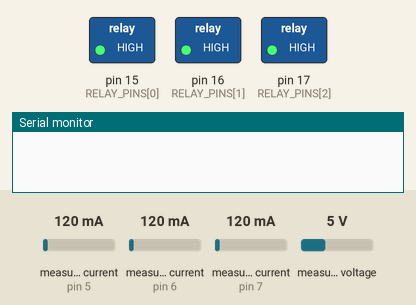
Simulated run of this sketch. Board: Arduino Uno, built with avr-gcc and run on an emulated ATmega328P. On the bench: switched loads named in the sketch (green lamp = pin HIGH), the last lines printed to the serial monitor. Inputs (shaded band) come from the test bench; at power-on: measured current (sensors on pin 5, pin 6, pin 7) 120 mA, measured voltage 5 V.

Above: at 1.2 s.
1.3 s: measured current (sensor on pin 5) set to 40 mA
At 10.21 s:
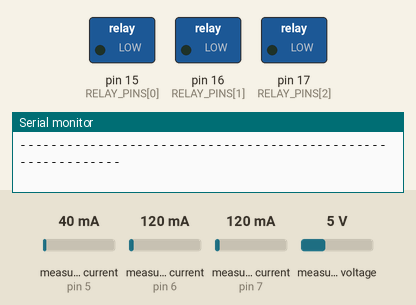
Timing chart, 0 to 10.3 s (numbered marks = the images above; inputs shaded):
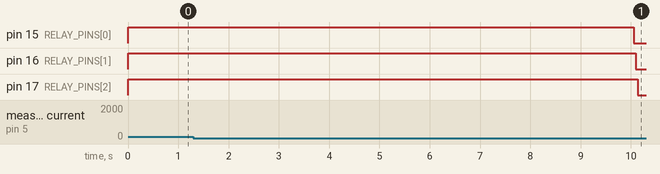

The sketch:

DoxaCode.ino
```cpp
#include <Arduino.h>
#include <ZMPT101B.h>
#include "ACS712.h"

// --- PINS ---
const int V_PINS[3]     = {1, 2, 4}; // ADC1 pins for ZMPT101B (voltage sensors)
const int I_PINS[3]     = {5, 6, 7}; // ADC1 pins for ACS712 (current sensors)
const int RELAY_PINS[3] = {15, 16, 17}; // relay outputs

// ACTIVE LOW RELAY (change if it's the opposite)
const int RELAY_ON  = LOW;
const int RELAY_OFF = HIGH;

// --- SETTINGS ---
const float POWER_FACTOR   = 0.7;    // assumed average
const float CURRENT_CUTOFF = 0.05;   // below this (Amps) is treated as 0 (fuh the noise)

// Safety limits: values just for example, not the real ones!
const float MAX_VOLTAGE = 250.0;
const float MIN_VOLTAGE = 180.0;
const float MAX_CURRENT = 2.0;       // must be below what the ACS712 / relay / wiring can handle
const unsigned long RETRY_DELAY_MS = 10000; // wait after a fault (and after boot) before relay can turn on
const uint8_t       MAX_TRIPS     = 3;      // over-current trips before latching
const unsigned long TRIP_RESET_MS = 60000;  // run this long without a fault to clear the trip count

// Voltage: 50.0 Hz (Masry Standard bitch)
ZMPT101B voltageSensors[3] = {
  ZMPT101B(V_PINS[0], 50.0),
  ZMPT101B(V_PINS[1], 50.0),
  ZMPT101B(V_PINS[2], 50.0)
};

// Current: 3.3V Logic, 12-bit ADC (4095)
// Sensitivity 44.0 assumes a 30A ACS712 (66 mV/A) with a 10k/20k voltage divider
ACS712 currentSensors[3] = {
  ACS712(I_PINS[0], 3.3, 4095, 44.0),
  ACS712(I_PINS[1], 3.3, 4095, 44.0),
  ACS712(I_PINS[2], 3.3, 4095, 44.0)
};

// --- DATA STRUCTURE ---
struct PlugMetrics {
  float voltage;            // Volts
  float current;            // Amps
  float power;              // Watts (V * I * PF)
  float energyKWh;          // Accumulated energy (kWh)
  bool  relayOn;            // current relay state
  unsigned long lastTripMs; // when the relay last turned off (FOR SAFETY)
  const char* status;       // text shown in Serial Monitor (for displays)
  uint8_t tripCount;        // consecutive over-current trips
  bool latched;             // true = stays off until reset
  unsigned long relayOnMs;  // when the relay last turned on
};

PlugMetrics plugs[3];

unsigned long lastCycleMs = 0;
unsigned long lastPrintMs = 0;

void setRelay(int i, bool on) {
  plugs[i].relayOn = on;
  if (on) plugs[i].relayOnMs = millis();
  digitalWrite(RELAY_PINS[i], on ? RELAY_ON : RELAY_OFF);
}

void setup() {
  Serial.begin(115200);

  // 1. Relays OFF first, so no current flows while we find the zero-current level
  for (int i = 0; i < 3; i++) {
    digitalWrite(RELAY_PINS[i], RELAY_OFF);
    pinMode(RELAY_PINS[i], OUTPUT);
    plugs[i] = { 0.0, 0.0, 0.0, 0.0, false, millis(), "STARTING", 0, false, 0 };
  }

  // 2. Calibrate sensors
  for (int i = 0; i < 3; i++) {
    currentSensors[i].autoMidPoint();          // zero-current level
    voltageSensors[i].setSensitivity(500.0);   // check against a multimeter
  }

  lastCycleMs = millis();
  lastPrintMs = millis();
}

void loop() {
  unsigned long now = millis(); // <- variable for the current time
  float hoursPassed = (float)(now - lastCycleMs) / 3600000.0;
  lastCycleMs = now;

  for (int i = 0; i < 3; i++) {
    // --- READ ---
    plugs[i].voltage = voltageSensors[i].getRmsVoltage();

    float currentAmps = currentSensors[i].mA_AC(50.0, 5) / 1000.0;
    if (currentAmps < CURRENT_CUTOFF) currentAmps = 0.0;
    plugs[i].current = currentAmps;

    // --- COMPUTE ---
    plugs[i].power = plugs[i].voltage * plugs[i].current * POWER_FACTOR;
    plugs[i].energyKWh += (plugs[i].power / 1000.0) * hoursPassed;

    // --- SAFETY ---
    bool voltageFault     = (plugs[i].voltage > MAX_VOLTAGE || plugs[i].voltage < MIN_VOLTAGE);
    bool overCurrentFault = (plugs[i].current > MAX_CURRENT);

    if (plugs[i].relayOn) {
      if (voltageFault || overCurrentFault) {
        setRelay(i, false);
        plugs[i].lastTripMs = now;

        if (overCurrentFault) {
          plugs[i].tripCount++;
          if (plugs[i].tripCount >= MAX_TRIPS) {
            plugs[i].latched = true;
            plugs[i].status = "LATCHED: OVER-CURRENT";
          } else {
            plugs[i].status = "FAULT: OVER-CURRENT";
          }
        } else {
          plugs[i].status = "FAULT: VOLTAGE";
        }
      } else {
        plugs[i].status = "NORMAL";
        // stable long enough -> forget old trips
        if (now - plugs[i].relayOnMs >= TRIP_RESET_MS) plugs[i].tripCount = 0;
      }
    } else {
      if (!plugs[i].latched &&
          now - plugs[i].lastTripMs >= RETRY_DELAY_MS &&
          !voltageFault) {
        setRelay(i, true);
        plugs[i].status = "NORMAL";
      }
    }
  }


  if (now - lastPrintMs >= 1000) {
    lastPrintMs = now;
    for (int i = 0; i < 3; i++) {
      Serial.print("[Plug "); Serial.print(i + 1); Serial.print("] ");
      Serial.print(plugs[i].voltage, 1);   Serial.print(" V | ");
      Serial.print(plugs[i].current, 2);   Serial.print(" A | ");
      Serial.print(plugs[i].power, 1);     Serial.print(" W | ");
      Serial.print(plugs[i].energyKWh, 5); Serial.print(" kWh | Relay: ");
      Serial.print(plugs[i].relayOn ? "ON" : "OFF");
      Serial.print(" | "); Serial.println(plugs[i].status);
    }
    Serial.println("------------------------------------------------------------");
  }

  if (Serial.available() && Serial.read() == 'r') {
    for (int i = 0; i < 3; i++) { plugs[i].latched = false; plugs[i].tripCount = 0; }
  }

}
```
